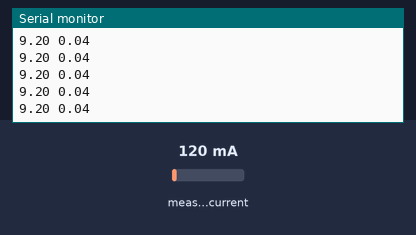
Recording of a sketch running on a simulated Arduino Uno, built with avr-gcc and run on an emulated ATmega328P. Shown: the last lines printed to the serial monitor. The test bench sets the inputs (shaded band); at power-on: measured current 120 mA.

Above: at 1.2 s.
1.3 s: measured current set to 40 mA
At 1.58 s:
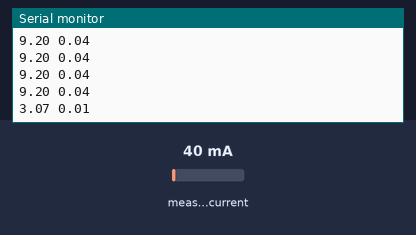
4.3 s: measured current set to 500 mA
At 4.44 s:
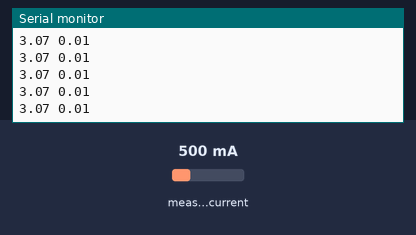
Timing chart, 0 to 7.3 s (numbered marks = the images above; inputs shaded):
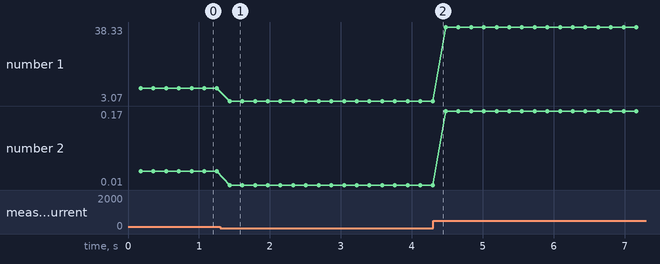

Measured:
- after the input at 1.3 s, the serial monitor: prints a new line after 0.13 s (image 1)
- plotted number 1: 9.2 → 3.07 after the input at 1.3 s, 3.07 → 38.33 after the input at 4.3 s
- plotted number 2: 0.04 → 0.01 after the input at 1.3 s, 0.01 → 0.17 after the input at 4.3 s

The sketch:

current_only.ino
```cpp
// (licence header left out)
#include "EmonLib.h"                   // Include Emon Library
EnergyMonitor emon1;                   // Create an instance
int pino_sct = A0;
void setup()
{
  Serial.begin(9600);

  emon1.current(pino_sct, 42.5);             // Current: input pin, calibration.
}

void loop()
{
  double Irms = emon1.calcIrms(1480);  // Calculate Irms only

  Serial.print((Irms/3)*230.0);	       // Apparent power
  Serial.print(" ");
  Serial.println(Irms/3);		       // Irms
}
```
